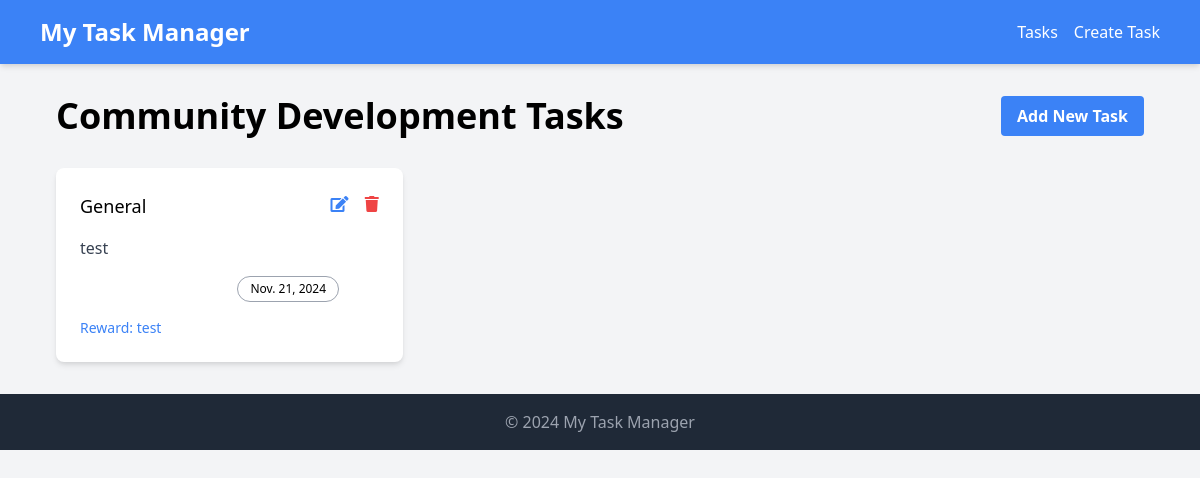
Page /tasks/ on the earlier database version.
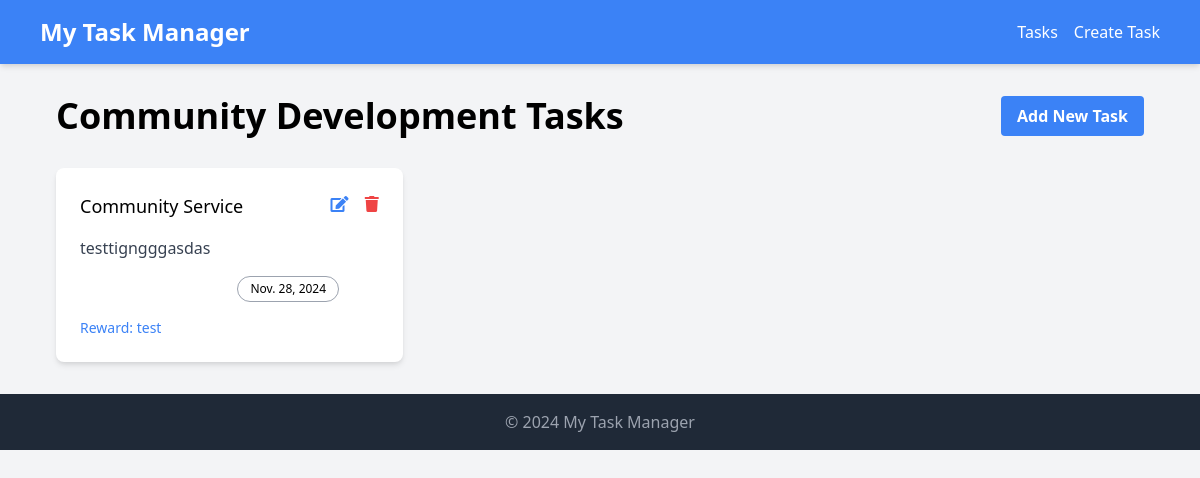
Same page on the later database version.
### taskManager/models.py (models this page shows, shortened)
class Task(models.Model):
    task_description = models.TextField()
    status = models.CharField(max_length=20, choices=[
        ('PENDING', 'Pending'),
        ('IN_PROGRESS', 'In Progress'),
        ('COMPLETED', 'Completed')
    ])
    priority = models.CharField(max_length=20, choices=[
        ('LOW', 'Low'),
        ('MEDIUM', 'Medium'),
        ('HIGH', 'High')
    ])
    due_date = models.DateField()
    task_type = models.CharField(max_length=50, choices=[
        ('GENERAL', 'General'),
        ('COMMUNITY_SERVICE', 'Community Service'),
        ('EDUCATION', 'Education'),
        ('ENVIRONMENT', 'Environment'),
        ('HEALTHCARE', 'Healthcare')
    ])
    reward = models.CharField(max_length=100, blank=True, null=True)
    created_at = models.DateTimeField(auto_now_add=True)
    updated_at = models.DateTimeField(auto_now=True)
    assigned_to = models.ForeignKey(User, on_delete=models.CASCADE, null=True, blank=True)
    completed_date = models.DateField(null=True, blank=True)

### taskManager/views.py (the view)
# urls.py: path('', views.task_list, name='task_list'),
def task_list(request):
    tasks = Task.objects.all()
    return render(request, 'task_manager/task_list.html', {'tasks': tasks})

### taskManager/templates/task_manager/task_list.html
{% extends 'c_base.html' %}
{% block content %}
  <div class="container max-w-6xl mx-auto my-8 px-4">
    <div class="flex justify-between items-center mb-8">
      <h1 class="text-4xl font-bold">Community Development Tasks</h1>
      <a href="{% url 'task_create' %}" class="bg-blue-500 hover:bg-blue-700 text-white font-bold py-2 px-4 rounded">
        Add New Task
      </a>
    </div>
    <div class="grid grid-cols-1 sm:grid-cols-2 lg:grid-cols-3 gap-6">
      {% for task in tasks %}
        <div class="bg-white rounded-lg shadow-md p-6">
          <div class="flex justify-between items-start mb-4">
            <h2 class="text-lg font-medium">{{ task.get_task_type_display }}</h2>
            <div class="space-x-3">
              <a href="{% url 'task_update' task.id %}" class="text-blue-500 hover:text-blue-700">
                <i class="fas fa-edit"></i>
              </a>
              <a href="{% url 'task_delete' task.id %}" class="text-red-500 hover:text-red-700">
                <i class="fas fa-trash"></i>
              </a>
            </div>
          </div>
          <p class="mb-4 text-gray-700">{{ task.task_description }}</p>
          <div class="flex flex-wrap gap-2 mb-4">
            <span class="bg-{{ task.get_priority_color }}-500 text-white px-3 py-1 rounded-full text-xs">{{ task.get_priority_display }}</span>
            <span class="bg-{{ task.get_status_color }}-500 text-white px-3 py-1 rounded-full text-xs">{{ task.get_status_display }}</span>
            <span class="border border-gray-400 px-3 py-1 rounded-full text-xs">{{ task.due_date }}</span>
          </div>
          {% if task.reward %}
            <p class="text-blue-500 text-sm">Reward: {{ task.reward }}</p>
          {% endif %}
        </div>
      {% endfor %}
    </div>
  </div>
{% endblock %}

Differences in the rows shown:
removed Task: task_type "General", task_description "test", due_date "Nov. 21, 2024", reward "test"
added Task: task_type "Community Service", task_description "testtigngggasdas", due_date "Nov. 28, 2024", reward "test"
